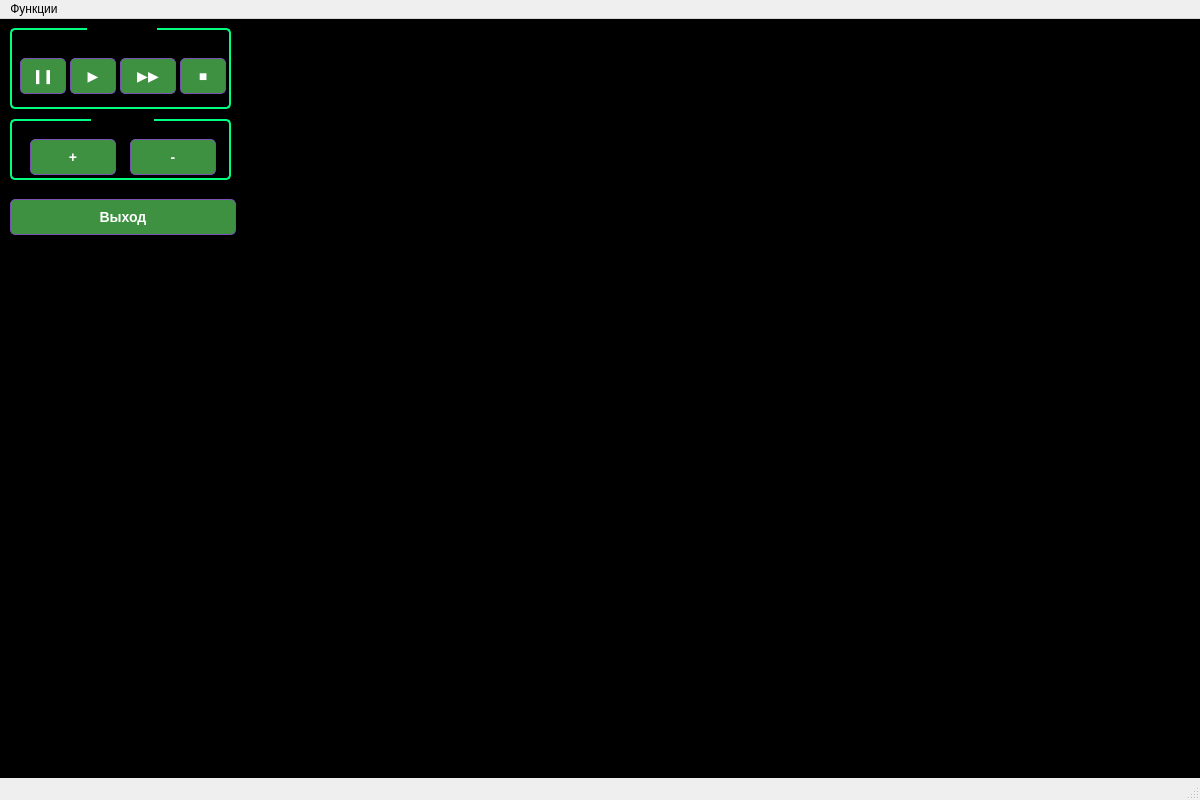
<?xml version="1.0" encoding="UTF-8"?>
<ui version="4.0">
 <class>MainWindow</class>
 <widget class="QMainWindow" name="MainWindow">
  <property name="geometry">
   <rect>
    <x>0</x>
    <y>0</y>
    <width>1200</width>
    <height>800</height>
   </rect>
  </property>
  <property name="windowTitle">
   <string>MainWindow</string>
  </property>
  <widget class="QWidget" name="centralwidget">
   <property name="styleSheet">
    <string notr="true">background: rgb(0, 0, 0)</string>
   </property>
   <widget class="QWidget" name="widget" native="true">
    <property name="geometry">
     <rect>
      <x>199</x>
      <y>0</y>
      <width>1201</width>
      <height>850</height>
     </rect>
    </property>
    <widget class="QGraphicsView" name="graphicsView">
     <property name="geometry">
      <rect>
       <x>9</x>
       <y>0</y>
       <width>1201</width>
       <height>800</height>
      </rect>
     </property>
    </widget>
   </widget>
   <widget class="QGroupBox" name="groupBox">
    <property name="geometry">
     <rect>
      <x>10</x>
      <y>9</y>
      <width>221</width>
      <height>81</height>
     </rect>
    </property>
    <property name="font">
     <font>
      <bold>true</bold>
     </font>
    </property>
    <property name="styleSheet">
     <string notr="true">QGroupBox {
     background-color: qlineargradient(x1: 0, y1: 0, x2: 0, y2: 1,
                                       stop: 0 #E0E0E0, stop: 1 #FFFFFF);
     border: 2px solid rgb(0, 255, 128);
     border-radius: 5px;
     margin-top: 0ex; /* оставляем пространство вверху для заголовка */
 }

 QGroupBox::title {
     subcontrol-origin: margin;
     subcontrol-position: top center; /* помещаем вверху по центру */
     padding: 0 3px;
     background-color: qlineargradient(x1: 0, y1: 0, x2: 0, y2: 1,
                                       stop: 0 #FFOECE, stop: 1 #FFFFFF);
 }</string>
    </property>
    <property name="title">
     <string>Анимация</string>
    </property>
    <widget class="QPushButton" name="stop">
     <property name="geometry">
      <rect>
       <x>10</x>
       <y>30</y>
       <width>61</width>
       <height>51</height>
      </rect>
     </property>
     <property name="styleSheet">
      <string notr="true">QPushButton {
	padding: 0 15px;
	margin: 0 15px 15px 0;
	outline: none;
	border: 1px solid #7952b3;  
	border-radius: 5px;
	height: 38px;
	line-height: 38px;
	font-size: 14px;
	font-weight: 600;
	text-decoration: none;
	color: #fff;
	background-color: #3D9140;
}
QPushButton:flat {
    border: true; 
}
QPushButton:pressed {
	background-color: #61428f;
	border-color: #61428f;
}
QPushButton:disabled {
	opacity: 0.65;
}</string>
     </property>
     <property name="text">
      <string>❚❚</string>
     </property>
    </widget>
    <widget class="QPushButton" name="start">
     <property name="geometry">
      <rect>
       <x>60</x>
       <y>30</y>
       <width>61</width>
       <height>51</height>
      </rect>
     </property>
     <property name="styleSheet">
      <string notr="true">QPushButton {
	padding: 0 15px;
	margin: 0 15px 15px 0;
	outline: none;
	border: 1px solid #7952b3;  
	border-radius: 5px;
	height: 38px;
	line-height: 38px;
	font-size: 14px;
	font-weight: 600;
	text-decoration: none;
	color: #fff;
	background-color: #3D9140;
}
QPushButton:flat {
    border: true; 
}
QPushButton:pressed {
	background-color: #61428f;
	border-color: #61428f;
}
QPushButton:disabled {
	opacity: 0.65;
}</string>
     </property>
     <property name="text">
      <string>▶</string>
     </property>
    </widget>
    <widget class="QPushButton" name="full_end">
     <property name="geometry">
      <rect>
       <x>170</x>
       <y>30</y>
       <width>61</width>
       <height>51</height>
      </rect>
     </property>
     <property name="styleSheet">
      <string notr="true">QPushButton {
	padding: 0 15px;
	margin: 0 15px 15px 0;
	outline: none;
	border: 1px solid #7952b3;  
	border-radius: 5px;
	height: 38px;
	line-height: 38px;
	font-size: 14px;
	font-weight: 600;
	text-decoration: none;
	color: #fff;
	background-color: #3D9140;
}
QPushButton:flat {
    border: true; 
}
QPushButton:pressed {
	background-color: #61428f;
	border-color: #61428f;
}
QPushButton:disabled {
	opacity: 0.65;
}</string>
     </property>
     <property name="text">
      <string>■</string>
     </property>
    </widget>
    <widget class="QPushButton" name="pushButton_5">
     <property name="geometry">
      <rect>
       <x>110</x>
       <y>30</y>
       <width>71</width>
       <height>51</height>
      </rect>
     </property>
     <property name="styleSheet">
      <string notr="true">QPushButton {
	padding: 0 15px;
	margin: 0 15px 15px 0;
	outline: none;
	border: 1px solid #7952b3;  
	border-radius: 5px;
	height: 38px;
	line-height: 38px;
	font-size: 14px;
	font-weight: 600;
	text-decoration: none;
	color: #fff;
	background-color: #3D9140;
}
QPushButton:flat {
    border: true; 
}
QPushButton:pressed {
	background-color: #61428f;
	border-color: #61428f;
}
QPushButton:disabled {
	opacity: 0.65;
}</string>
     </property>
     <property name="text">
      <string>▶▶</string>
     </property>
    </widget>
   </widget>
   <widget class="QGroupBox" name="groupBox_4">
    <property name="geometry">
     <rect>
      <x>10</x>
      <y>100</y>
      <width>221</width>
      <height>61</height>
     </rect>
    </property>
    <property name="font">
     <font>
      <bold>true</bold>
     </font>
    </property>
    <property name="styleSheet">
     <string notr="true">QGroupBox {
     background-color: qlineargradient(x1: 0, y1: 0, x2: 0, y2: 1,
                                       stop: 0 #E0E0E0, stop: 1 #FFFFFF);
     border: 2px solid rgb(0, 255, 128);
     border-radius: 5px;
     margin-top: 0ex; /* оставляем пространство вверху для заголовка */
 }

 QGroupBox::title {
     subcontrol-origin: margin;
     subcontrol-position: top center; /* помещаем вверху по центру */
     padding: 0 3px;
     background-color: qlineargradient(x1: 0, y1: 0, x2: 0, y2: 1,
                                       stop: 0 #FFOECE, stop: 1 #FFFFFF);
 }</string>
    </property>
    <property name="title">
     <string>Масштаб</string>
    </property>
    <widget class="QPushButton" name="pushButton_3">
     <property name="geometry">
      <rect>
       <x>20</x>
       <y>20</y>
       <width>101</width>
       <height>51</height>
      </rect>
     </property>
     <property name="styleSheet">
      <string notr="true">QPushButton {
	padding: 0 15px;
	margin: 0 15px 15px 0;
	outline: none;
	border: 1px solid #7952b3;  
	border-radius: 5px;
	height: 38px;
	line-height: 38px;
	font-size: 14px;
	font-weight: 600;
	text-decoration: none;
	color: #fff;
	background-color: #3D9140;
}
QPushButton:flat {
    border: true; 
}
QPushButton:pressed {
	background-color: #61428f;
	border-color: #61428f;
}
QPushButton:disabled {
	opacity: 0.65;
}</string>
     </property>
     <property name="text">
      <string>+</string>
     </property>
    </widget>
    <widget class="QPushButton" name="pushButton_2">
     <property name="geometry">
      <rect>
       <x>120</x>
       <y>20</y>
       <width>101</width>
       <height>51</height>
      </rect>
     </property>
     <property name="styleSheet">
      <string notr="true">QPushButton {
	padding: 0 15px;
	margin: 0 15px 15px 0;
	outline: none;
	border: 1px solid #7952b3;  
	border-radius: 5px;
	height: 38px;
	line-height: 38px;
	font-size: 14px;
	font-weight: 600;
	text-decoration: none;
	color: #fff;
	background-color: #3D9140;
}
QPushButton:flat {
    border: true; 
}
QPushButton:pressed {
	background-color: #61428f;
	border-color: #61428f;
}
QPushButton:disabled {
	opacity: 0.65;
}</string>
     </property>
     <property name="text">
      <string>-</string>
     </property>
    </widget>
   </widget>
   <widget class="QPushButton" name="pushButton_4">
    <property name="geometry">
     <rect>
      <x>10</x>
      <y>180</y>
      <width>241</width>
      <height>51</height>
     </rect>
    </property>
    <property name="styleSheet">
     <string notr="true">QPushButton {
	padding: 0 15px;
	margin: 0 15px 15px 0;
	outline: none;
	border: 1px solid #7952b3;  
	border-radius: 5px;
	height: 38px;
	line-height: 38px;
	font-size: 14px;
	font-weight: 600;
	text-decoration: none;
	color: #fff;
	background-color: #3D9140;
}
QPushButton:flat {
    border: true; 
}
QPushButton:pressed {
	background-color: #61428f;
	border-color: #61428f;
}
QPushButton:disabled {
	opacity: 0.65;
}</string>
    </property>
    <property name="text">
     <string>Выход</string>
    </property>
   </widget>
  </widget>
  <widget class="QMenuBar" name="menubar">
   <property name="geometry">
    <rect>
     <x>0</x>
     <y>0</y>
     <width>1200</width>
     <height>21</height>
    </rect>
   </property>
   <widget class="QMenu" name="menu">
    <property name="title">
     <string>Функции</string>
    </property>
    <widget class="QMenu" name="menu_2">
     <property name="autoFillBackground">
      <bool>false</bool>
     </property>
     <property name="title">
      <string>Загрузить</string>
     </property>
     <addaction name="action_2"/>
     <addaction name="action"/>
    </widget>
    <addaction name="menu_2"/>
    <addaction name="action_3"/>
   </widget>
   <addaction name="menu"/>
  </widget>
  <widget class="QStatusBar" name="statusbar"/>
  <action name="action_2">
   <property name="icon">
    <iconset theme="applications-system"/>
   </property>
   <property name="text">
    <string>Солнечную систему</string>
   </property>
  </action>
  <action name="action">
   <property name="text">
    <string>Систему с одной планетой</string>
   </property>
  </action>
  <action name="action_3">
   <property name="text">
    <string>Информация</string>
   </property>
  </action>
 </widget>
 <resources/>
 <connections/>
</ui>
